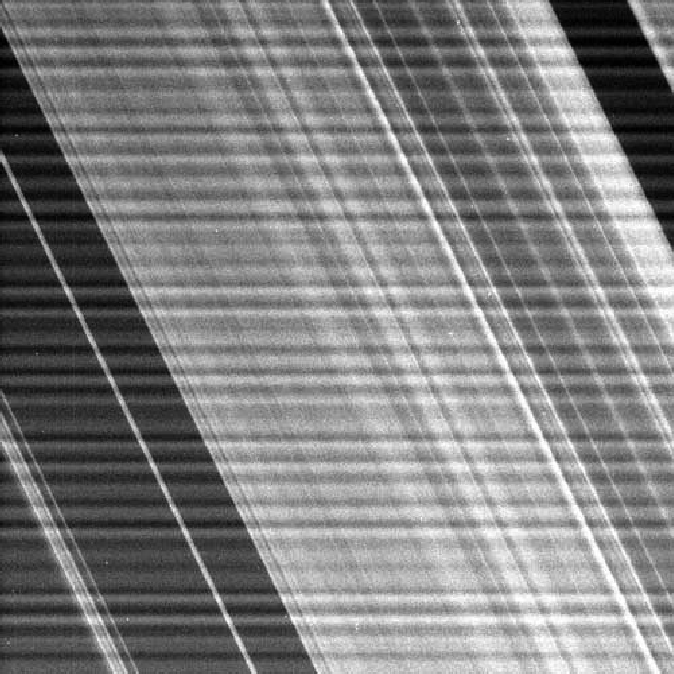
#> input picture Ex_Image_Processing/Ex6/anelli.tif, 674 x 674 px
$ python ex_2_spettro_di_ampiezza.py
#> lines starting #> are read from the running program, lines starting #| are printed output that depends on the picture
# -*- coding: utf-8 -*-
"""
Created on Tue May 16 18:26:49 2023

@author: plett
"""

import numpy as np # importa Numpy
import matplotlib.pyplot as plt # importa Matplotlib
import scipy.ndimage as ndi # importa Scipy per le immagini
import skimage.io as io # importa il modulo Input/Output di SK-Image

plt.close('all')

x = np.float32(io.imread('anelli.tif'))
#> x: shape (674, 674) float32; min 0, max 255, mean 127.9

plt.figure()
plt.title('Immagine originale')
plt.imshow(x, clim = [0,255], cmap = 'gray')

# calcolo la trasformata di Fourier

X = np.fft.fft2(x) # calcolo la tdf
Y = np.fft.fftshift(X) # shift nel range -0.5, 0.5
Z = np.log(1+np.abs(Y)) # applico operazione logaritmo
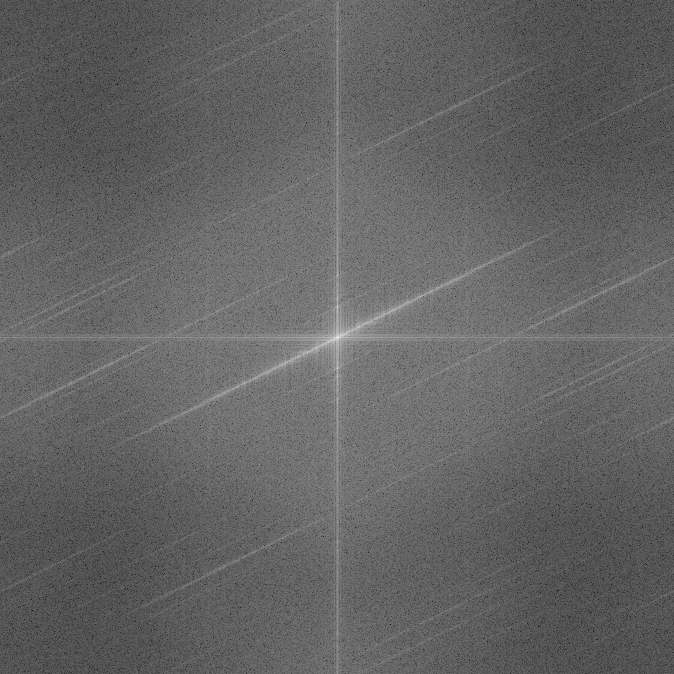
#> Z: shape (674, 674) float64; min 1.49, max 17.88, mean 7.9; drawn with min black and max white

plt.figure()
plt.title('Spettro di ampiezza')
plt.imshow(np.abs(Z), clim = None, cmap = 'gray')

$ run again, with Ex_Image_Processing/Ex6/car.tif copied over Ex_Image_Processing/Ex6/anelli.tif
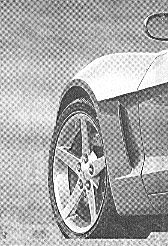
#> input picture Ex_Image_Processing/Ex6/car.tif, 168 x 246 px
#> `Z = np.log(1+np.abs(Y))`:
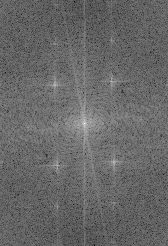
#> Z: shape (246, 168) float64; min 3.13, max 15.76, mean 8.28; drawn with min black and max white

$ run again, with Ex_Image_Processing/Ex6/impronta.tif copied over Ex_Image_Processing/Ex6/anelli.tif
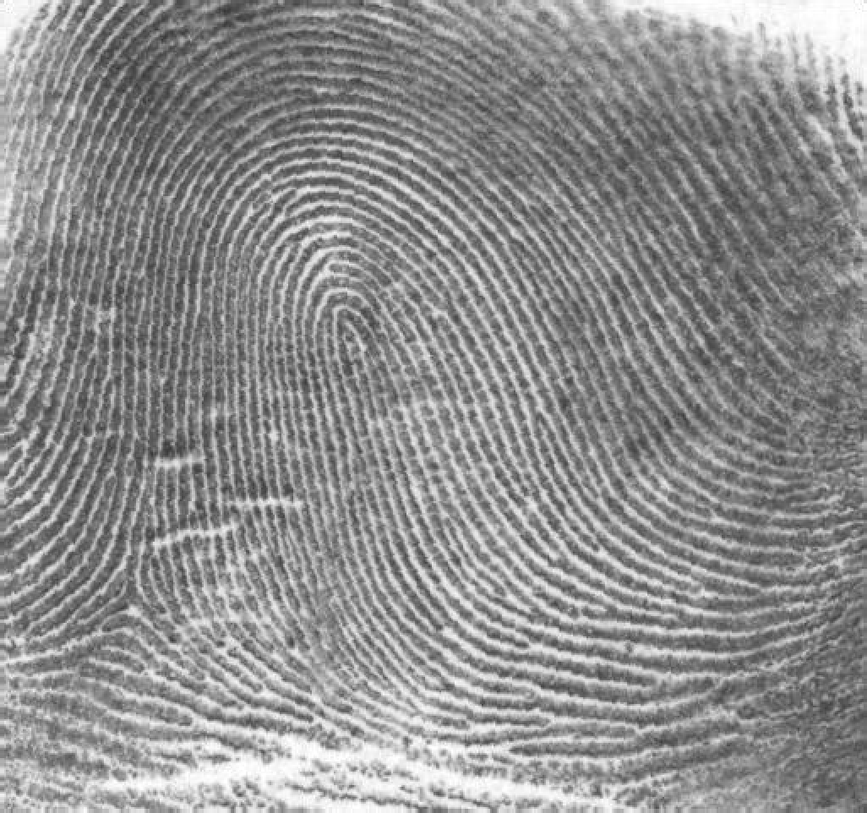
#> input picture Ex_Image_Processing/Ex6/impronta.tif, 867 x 813 px, shrunk from 1026 x 962 before the run
#> `Z = np.log(1+np.abs(Y))`:
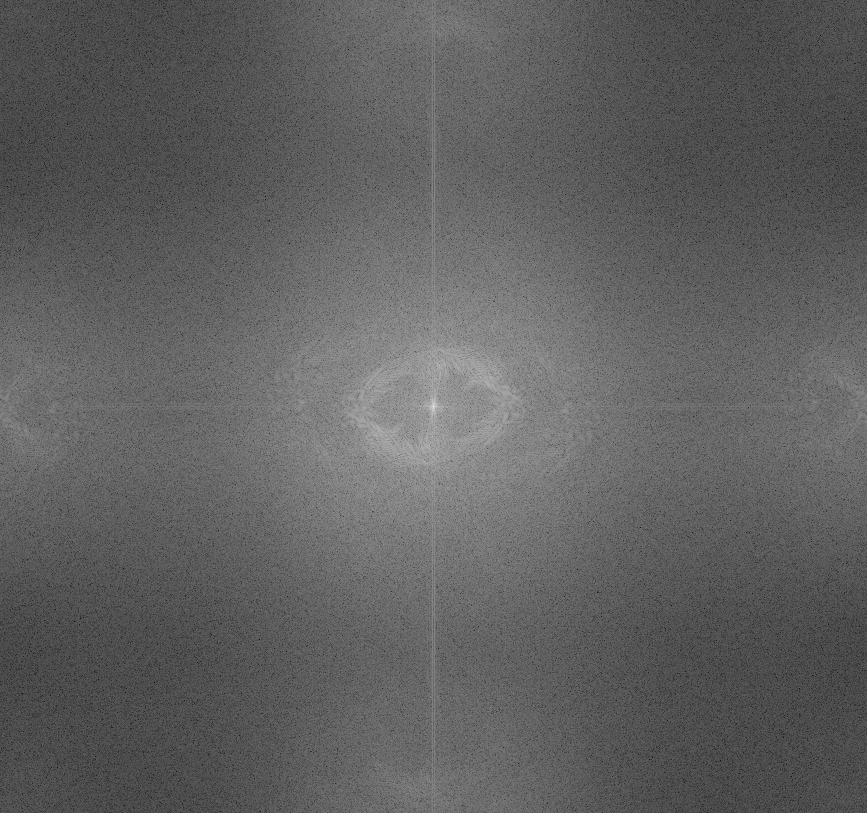
#> Z: shape (813, 867) float64; min 1.63, max 18.43, mean 8; drawn with min black and max white

$ run again, with Ex_Image_Processing/Ex6/raggi.tif copied over Ex_Image_Processing/Ex6/anelli.tif
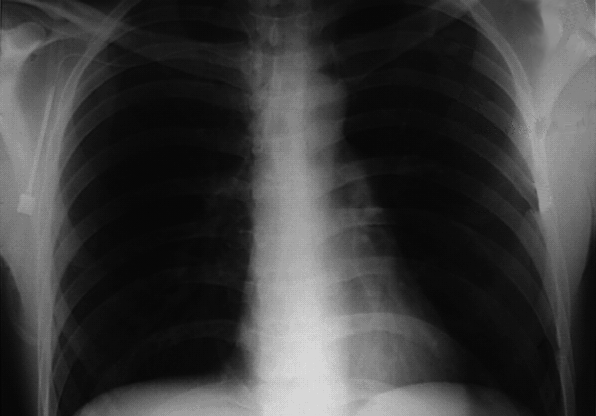
#> input picture Ex_Image_Processing/Ex6/raggi.tif, 596 x 416 px
#> `Z = np.log(1+np.abs(Y))`:
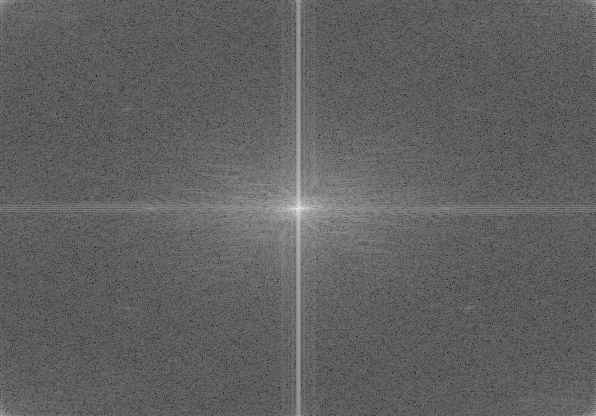
#> Z: shape (416, 596) float64; min 0.885, max 16.51, mean 6.85; drawn with min black and max white
